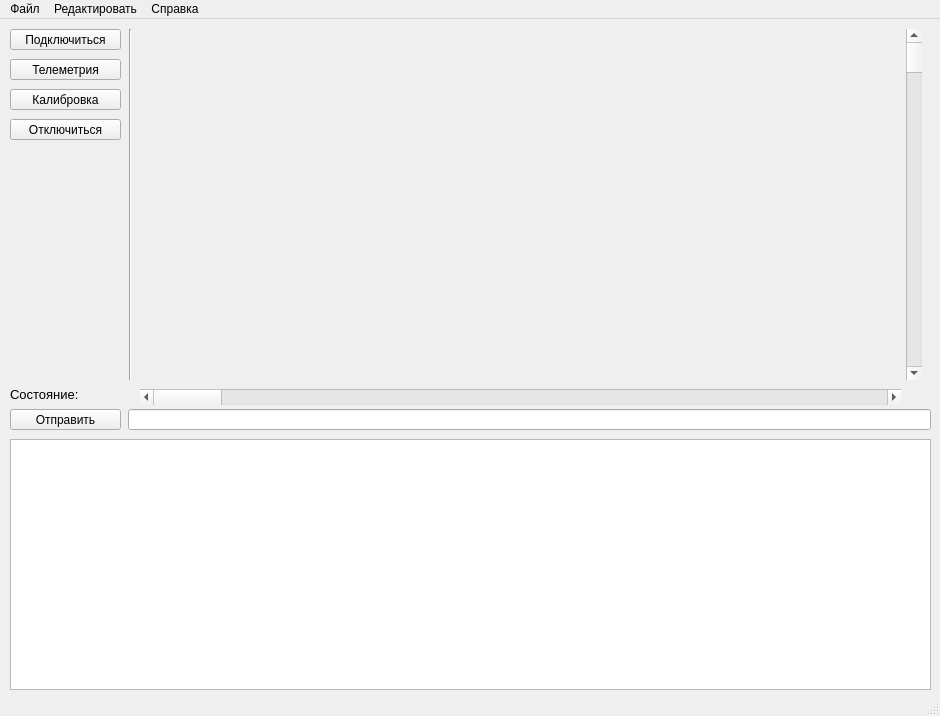
<?xml version="1.0" encoding="UTF-8"?>
<ui version="4.0">
 <class>MainWindow</class>
 <widget class="QMainWindow" name="MainWindow">
  <property name="geometry">
   <rect>
    <x>0</x>
    <y>0</y>
    <width>940</width>
    <height>716</height>
   </rect>
  </property>
  <property name="minimumSize">
   <size>
    <width>940</width>
    <height>711</height>
   </size>
  </property>
  <property name="windowTitle">
   <string>Telemetria</string>
  </property>
  <widget class="QWidget" name="centralWidget">
   <widget class="QPlainTextEdit" name="monitor">
    <property name="geometry">
     <rect>
      <x>10</x>
      <y>420</y>
      <width>921</width>
      <height>251</height>
     </rect>
    </property>
    <property name="sizePolicy">
     <sizepolicy hsizetype="Preferred" vsizetype="Preferred">
      <horstretch>0</horstretch>
      <verstretch>0</verstretch>
     </sizepolicy>
    </property>
   </widget>
   <widget class="QPushButton" name="sendButton">
    <property name="geometry">
     <rect>
      <x>10</x>
      <y>390</y>
      <width>111</width>
      <height>21</height>
     </rect>
    </property>
    <property name="sizePolicy">
     <sizepolicy hsizetype="Fixed" vsizetype="Expanding">
      <horstretch>0</horstretch>
      <verstretch>0</verstretch>
     </sizepolicy>
    </property>
    <property name="text">
     <string>Отправить</string>
    </property>
   </widget>
   <widget class="QLineEdit" name="commandLineEdit">
    <property name="geometry">
     <rect>
      <x>128</x>
      <y>390</y>
      <width>803</width>
      <height>21</height>
     </rect>
    </property>
    <property name="sizePolicy">
     <sizepolicy hsizetype="Expanding" vsizetype="Expanding">
      <horstretch>0</horstretch>
      <verstretch>0</verstretch>
     </sizepolicy>
    </property>
   </widget>
   <widget class="QScrollBar" name="horizontalScrollBar">
    <property name="geometry">
     <rect>
      <x>140</x>
      <y>370</y>
      <width>761</width>
      <height>16</height>
     </rect>
    </property>
    <property name="sizePolicy">
     <sizepolicy hsizetype="Expanding" vsizetype="Expanding">
      <horstretch>0</horstretch>
      <verstretch>0</verstretch>
     </sizepolicy>
    </property>
    <property name="orientation">
     <enum>Qt::Horizontal</enum>
    </property>
   </widget>
   <widget class="QScrollBar" name="verticalScrollBar">
    <property name="geometry">
     <rect>
      <x>906</x>
      <y>10</y>
      <width>16</width>
      <height>351</height>
     </rect>
    </property>
    <property name="sizePolicy">
     <sizepolicy hsizetype="Expanding" vsizetype="Expanding">
      <horstretch>0</horstretch>
      <verstretch>0</verstretch>
     </sizepolicy>
    </property>
    <property name="orientation">
     <enum>Qt::Vertical</enum>
    </property>
   </widget>
   <widget class="QCustomPlot" name="plot" native="true">
    <property name="geometry">
     <rect>
      <x>140</x>
      <y>10</y>
      <width>761</width>
      <height>351</height>
     </rect>
    </property>
   </widget>
   <widget class="Line" name="line">
    <property name="geometry">
     <rect>
      <x>120</x>
      <y>10</y>
      <width>20</width>
      <height>351</height>
     </rect>
    </property>
    <property name="orientation">
     <enum>Qt::Vertical</enum>
    </property>
   </widget>
   <widget class="QPushButton" name="connectButton">
    <property name="geometry">
     <rect>
      <x>10</x>
      <y>10</y>
      <width>111</width>
      <height>21</height>
     </rect>
    </property>
    <property name="sizePolicy">
     <sizepolicy hsizetype="Fixed" vsizetype="Fixed">
      <horstretch>0</horstretch>
      <verstretch>0</verstretch>
     </sizepolicy>
    </property>
    <property name="text">
     <string>Подключиться</string>
    </property>
   </widget>
   <widget class="QPushButton" name="disconnectButton">
    <property name="geometry">
     <rect>
      <x>10</x>
      <y>100</y>
      <width>111</width>
      <height>21</height>
     </rect>
    </property>
    <property name="sizePolicy">
     <sizepolicy hsizetype="Fixed" vsizetype="Fixed">
      <horstretch>0</horstretch>
      <verstretch>0</verstretch>
     </sizepolicy>
    </property>
    <property name="text">
     <string>Отключиться</string>
    </property>
   </widget>
   <widget class="QLabel" name="labelHEXName">
    <property name="geometry">
     <rect>
      <x>10</x>
      <y>368</y>
      <width>111</width>
      <height>16</height>
     </rect>
    </property>
    <property name="sizePolicy">
     <sizepolicy hsizetype="Fixed" vsizetype="Expanding">
      <horstretch>0</horstretch>
      <verstretch>0</verstretch>
     </sizepolicy>
    </property>
    <property name="text">
     <string>&lt;html&gt;&lt;head/&gt;&lt;body&gt;&lt;p&gt;&lt;span style=&quot; font-size:10pt;&quot;&gt;Состояние:&lt;/span&gt;&lt;/p&gt;&lt;/body&gt;&lt;/html&gt;</string>
    </property>
   </widget>
   <widget class="QPushButton" name="calibrButton">
    <property name="geometry">
     <rect>
      <x>10</x>
      <y>70</y>
      <width>111</width>
      <height>21</height>
     </rect>
    </property>
    <property name="sizePolicy">
     <sizepolicy hsizetype="Fixed" vsizetype="Fixed">
      <horstretch>0</horstretch>
      <verstretch>0</verstretch>
     </sizepolicy>
    </property>
    <property name="text">
     <string>Калибровка</string>
    </property>
   </widget>
   <widget class="QPushButton" name="teleButton">
    <property name="geometry">
     <rect>
      <x>10</x>
      <y>40</y>
      <width>111</width>
      <height>21</height>
     </rect>
    </property>
    <property name="sizePolicy">
     <sizepolicy hsizetype="Fixed" vsizetype="Fixed">
      <horstretch>0</horstretch>
      <verstretch>0</verstretch>
     </sizepolicy>
    </property>
    <property name="text">
     <string>Телеметрия</string>
    </property>
   </widget>
  </widget>
  <widget class="QMenuBar" name="menuBar">
   <property name="geometry">
    <rect>
     <x>0</x>
     <y>0</y>
     <width>940</width>
     <height>21</height>
    </rect>
   </property>
   <widget class="QMenu" name="menu">
    <property name="title">
     <string>Файл</string>
    </property>
    <addaction name="actionOpen"/>
    <addaction name="actionSave"/>
    <addaction name="separator"/>
    <addaction name="actionQuit"/>
   </widget>
   <widget class="QMenu" name="menu_2">
    <property name="title">
     <string>Редактировать</string>
    </property>
    <addaction name="actionConfig"/>
    <addaction name="actionClear"/>
   </widget>
   <widget class="QMenu" name="menu_3">
    <property name="title">
     <string>Справка</string>
    </property>
    <addaction name="actionAbout"/>
   </widget>
   <addaction name="menu"/>
   <addaction name="menu_2"/>
   <addaction name="menu_3"/>
  </widget>
  <widget class="QStatusBar" name="statusBar"/>
  <action name="actionOpen">
   <property name="text">
    <string>Открыть</string>
   </property>
  </action>
  <action name="actionSave">
   <property name="text">
    <string>Сохранить</string>
   </property>
  </action>
  <action name="actionQuit">
   <property name="text">
    <string>Выход</string>
   </property>
  </action>
  <action name="actionConfig">
   <property name="text">
    <string>Конфигурация порта</string>
   </property>
  </action>
  <action name="actionAbout">
   <property name="text">
    <string>О программе</string>
   </property>
  </action>
  <action name="actionClear">
   <property name="text">
    <string>Очистить монитор</string>
   </property>
  </action>
 </widget>
 <layoutdefault spacing="6" margin="11"/>
 <customwidgets>
  <customwidget>
   <class>QCustomPlot</class>
   <extends>QWidget</extends>
   <header>qcustomplot.h</header>
   <container>1</container>
  </customwidget>
 </customwidgets>
 <resources/>
 <connections/>
</ui>
